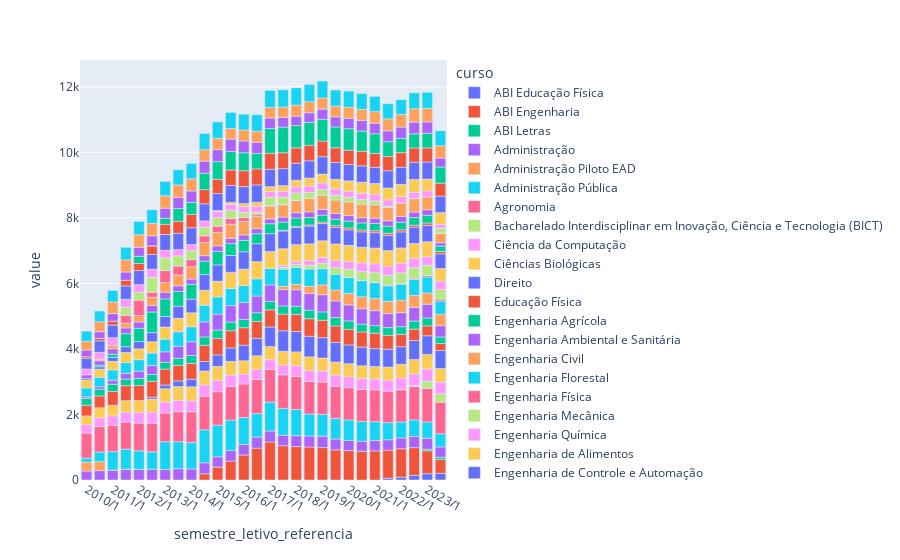

Notebook code cell kept with this figure:
### Code cell
# Para melhor manipulação trasnforma o objeto em SparkPandas
view_3 = ps.DataFrame(data.groupBy('semestre_letivo_referencia', 'curso')
                      .count()
                      .orderBy('semestre_letivo_referencia'))

view_3_pivot = view_3.pivot(index='semestre_letivo_referencia', 
                            columns='curso', 
                            values='count')
view_3_pivot.plot(kind='bar')

### Figure 1 — Plotly figure (JSON) as saved in the notebook; plotly's stock layout.template omitted (floating-point values rounded to 4 significant figures)
{"data": [{"alignmentgroup": "True", "hovertemplate": "curso=ABI Educação Física<br>semestre_letivo_referencia=%{x}<br>value=%{y}<extra></extra>", "legendgroup": "ABI Educação Física", "marker": {"color": "#636efa", "pattern": {"shape": ""}}, "name": "ABI Educação Física", "offsetgroup": "ABI Educação Física", "orientation": "v", "showlegend": true, "textposition": "auto", "type": "bar", "x": ["2010/1", "2010/2", "2011/1", "2011/2", "2012/1", "2012/2", "2013/1", "2013/2", "2014/1", "2014/2", "2015/1", "2015/2", "2016/1", "2016/2", "2017/1", "2017/2", "2018/1", "2018/2", "2019/1", "2019/2", "2020/1", "2020/2", "2021/1", "2021/2", "2022/1", "2022/2", "2023/1", "2023/2"], "xaxis": "x", "y": [null, null, null, null, null, null, null, null, null, null, null, null, null, null, null, null, null, null, null, null, null, null, null, 54, 87, 141, 192, 202], "yaxis": "y"}, {"alignmentgroup": "True", "hovertemplate": "curso=ABI Engenharia<br>semestre_letivo_referencia=%{x}<br>value=%{y}<extra></extra>", "legendgroup": "ABI Engenharia", "marker": {"color": "#EF553B", "pattern": {"shape": ""}}, "name": "ABI Engenharia", "offsetgroup": "ABI Engenharia", "orientation": "v", "showlegend": true, "textposition": "auto", "type": "bar", "x": ["2010/1", "2010/2", "2011/1", "2011/2", "2012/1", "2012/2", "2013/1", "2013/2", "2014/1", "2014/2", "2015/1", "2015/2", "2016/1", "2016/2", "2017/1", "2017/2", "2018/1", "2018/2", "2019/1", "2019/2", "2020/1", "2020/2", "2021/1", "2021/2", "2022/1", "2022/2", "2023/1", "2023/2"], "xaxis": "x", "y": [null, null, null, null, null, null, null, null, null, 187, 393, 576, 763, 972, 1160, 1045, 1019, 1007, 989, 921, 897, 876, 887, 859, 868, 846, 699, 428], "yaxis": "y"}, {"alignmentgroup": "True", "hovertemplate": "curso=ABI Letras<br>semestre_letivo_referencia=%{x}<br>value=%{y}<extra></extra>", "legendgroup": "ABI Letras", "marker": {"color": "#00cc96", "pattern": {"shape": ""}}, "name": "ABI Letras", "offsetgroup": "ABI Letras", "orientation": "v", "showlegend": true, "textposition": "auto", "type": "bar", "x": ["2010/1", "2010/2", "2011/1", "2011/2", "2012/1", "2012/2", "2013/1", "2013/2", "2014/1", "2014/2", "2015/1", "2015/2", "2016/1", "2016/2", "2017/1", "2017/2", "2018/1", "2018/2", "2019/1", "2019/2", "2020/1", "2020/2", "2021/1", "2021/2", "2022/1", "2022/2", "2023/1", "2023/2"], "xaxis": "x", "y": [null, null, null, null, null, null, null, null, null, null, null, null, null, null, null, null, null, null, null, null, null, null, null, null, null, null, 50, 67], "yaxis": "y"}, {"alignmentgroup": "True", "hovertemplate": "curso=Administração<br>semestre_letivo_referencia=%{x}<br>value=%{y}<extra></extra>", "legendgroup": "Administração", "marker": {"color": "#ab63fa", "pattern": {"shape": ""}}, "name": "Administração", "offsetgroup": "Administração", "orientation": "v", "showlegend": true, "textposition": "auto", "type": "bar", "x": ["2010/1", "2010/2", "2011/1", "2011/2", "2012/1", "2012/2", "2013/1", "2013/2", "2014/1", "2014/2", "2015/1", "2015/2", "2016/1", "2016/2", "2017/1", "2017/2", "2018/1", "2018/2", "2019/1", "2019/2", "2020/1", "2020/2", "2021/1", "2021/2", "2022/1", "2022/2", "2023/1", "2023/2"], "xaxis": "x", "y": [273, 287, 301, 320, 325, 330, 321, 344, 339, 338, 314, 323, 320, 338, 334, 320, 334, 337, 348, 328, 310, 309, 319, 315, 328, 341, 331, 313], "yaxis": "y"}, {"alignmentgroup": "True", "hovertemplate": "curso=Administração Piloto EAD<br>semestre_letivo_referencia=%{x}<br>value=%{y}<extra></extra>", "legendgroup": "Administração Piloto EAD", "marker": {"color": "#FFA15A", "pattern": {"shape": ""}}, "name": "Administração Piloto EAD", "offsetgroup": "Administração Piloto EAD", "orientation": "v", "showlegend": true, "textposition": "auto", "type": "bar", "x": ["2010/1", "2010/2", "2011/1", "2011/2", "2012/1", "2012/2", "2013/1", "2013/2", "2014/1", "2014/2", "2015/1", "2015/2", "2016/1", "2016/2", "2017/1", "2017/2", "2018/1", "2018/2", "2019/1", "2019/2", "2020/1", "2020/2", "2021/1", "2021/2", "2022/1", "2022/2", "2023/1", "2023/2"], "xaxis": "x", "y": [271, 273, 4, 9, 2, null, null, null, null, null, null, null, null, null, null, null, null, null, null, null, null, null, null, null, null, null, null, null], "yaxis": "y"}, {"alignmentgroup": "True", "hovertemplate": "curso=Administração Pública<br>semestre_letivo_referencia=%{x}<br>value=%{y}<extra></extra>", "legendgroup": "Administração Pública", "marker": {"color": "#19d3f3", "pattern": {"shape": ""}}, "name": "Administração Pública", "offsetgroup": "Administração Pública", "orientation": "v", "showlegend": true, "textposition": "auto", "type": "bar", "x": ["2010/1", "2010/2", "2011/1", "2011/2", "2012/1", "2012/2", "2013/1", "2013/2", "2014/1", "2014/2", "2015/1", "2015/2", "2016/1", "2016/2", "2017/1", "2017/2", "2018/1", "2018/2", "2019/1", "2019/2", "2020/1", "2020/2", "2021/1", "2021/2", "2022/1", "2022/2", "2023/1", "2023/2"], "xaxis": "x", "y": [125, 294, 561, 611, 564, 530, 846, 824, 804, 1007, 967, 929, 825, 718, 881, 821, 797, 667, 665, 625, 625, 600, 575, 521, 487, 505, 499, 401], "yaxis": "y"}, {"alignmentgroup": "True", "hovertemplate": "curso=Agronomia<br>semestre_letivo_referencia=%{x}<br>value=%{y}<extra></extra>", "legendgroup": "Agronomia", "marker": {"color": "#FF6692", "pattern": {"shape": ""}}, "name": "Agronomia", "offsetgroup": "Agronomia", "orientation": "v", "showlegend": true, "textposition": "auto", "type": "bar", "x": ["2010/1", "2010/2", "2011/1", "2011/2", "2012/1", "2012/2", "2013/1", "2013/2", "2014/1", "2014/2", "2015/1", "2015/2", "2016/1", "2016/2", "2017/1", "2017/2", "2018/1", "2018/2", "2019/1", "2019/2", "2020/1", "2020/2", "2021/1", "2021/2", "2022/1", "2022/2", "2023/1", "2023/2"], "xaxis": "x", "y": [763, 776, 800, 830, 846, 874, 877, 917, 936, 1026, 1021, 1031, 1020, 1040, 999, 1024, 1013, 1000, 986, 989, 988, 975, 966, 962, 983, 1016, 1026, 963], "yaxis": "y"}, {"alignmentgroup": "True", "hovertemplate": "curso=Bacharelado Interdisciplinar em Inovação, Ciência e Tecnologia (BICT)<br>semestre_letivo_referencia=%{x}<br>value=%{y}<extra></extra>", "legendgroup": "Bacharelado Interdisciplinar em Inovação, Ciência e Tecnologia (BICT)", "marker": {"color": "#B6E880", "pattern": {"shape": ""}}, "name": "Bacharelado Interdisciplinar em Inovação, Ciência e Tecnologia (BICT)", "offsetgroup": "Bacharelado Interdisciplinar em Inovação, Ciência e Tecnologia (BICT)", "orientation": "v", "showlegend": true, "textposition": "auto", "type": "bar", "x": ["2010/1", "2010/2", "2011/1", "2011/2", "2012/1", "2012/2", "2013/1", "2013/2", "2014/1", "2014/2", "2015/1", "2015/2", "2016/1", "2016/2", "2017/1", "2017/2", "2018/1", "2018/2", "2019/1", "2019/2", "2020/1", "2020/2", "2021/1", "2021/2", "2022/1", "2022/2", "2023/1", "2023/2"], "xaxis": "x", "y": [null, null, null, null, null, null, null, null, null, null, null, null, null, null, null, null, null, null, null, null, null, null, null, null, 13, 31, 219, 256], "yaxis": "y"}, {"alignmentgroup": "True", "hovertemplate": "curso=Ciência da Computação<br>semestre_letivo_referencia=%{x}<br>value=%{y}<extra></extra>", "legendgroup": "Ciência da Computação", "marker": {"color": "#FF97FF", "pattern": {"shape": ""}}, "name": "Ciência da Computação", "offsetgroup": "Ciência da Computação", "orientation": "v", "showlegend": true, "textposition": "auto", "type": "bar", "x": ["2010/1", "2010/2", "2011/1", "2011/2", "2012/1", "2012/2", "2013/1", "2013/2", "2014/1", "2014/2", "2015/1", "2015/2", "2016/1", "2016/2", "2017/1", "2017/2", "2018/1", "2018/2", "2019/1", "2019/2", "2020/1", "2020/2", "2021/1", "2021/2", "2022/1", "2022/2", "2023/1", "2023/2"], "xaxis": "x", "y": [256, 267, 290, 303, 322, 335, 332, 343, 341, 344, 344, 340, 306, 310, 298, 301, 325, 333, 337, 337, 334, 331, 334, 335, 347, 358, 370, 360], "yaxis": "y"}, {"alignmentgroup": "True", "hovertemplate": "curso=Ciências Biológicas<br>semestre_letivo_referencia=%{x}<br>value=%{y}<extra></extra>", "legendgroup": "Ciências Biológicas", "marker": {"color": "#FECB52", "pattern": {"shape": ""}}, "name": "Ciências Biológicas", "offsetgroup": "Ciências Biológicas", "orientation": "v", "showlegend": true, "textposition": "auto", "type": "bar", "x": ["2010/1", "2010/2", "2011/1", "2011/2", "2012/1", "2012/2", "2013/1", "2013/2", "2014/1", "2014/2", "2015/1", "2015/2", "2016/1", "2016/2", "2017/1", "2017/2", "2018/1", "2018/2", "2019/1", "2019/2", "2020/1", "2020/2", "2021/1", "2021/2", "2022/1", "2022/2", "2023/1", "2023/2"], "xaxis": "x", "y": [268, 306, 325, 347, 368, 401, 408, 422, 423, 425, 425, 420, 404, 412, 399, 416, 422, 414, 398, 397, 395, 394, 383, 400, 418, 440, 446, 417], "yaxis": "y"}, {"alignmentgroup": "True", "hovertemplate": "curso=Direito<br>semestre_letivo_referencia=%{x}<br>value=%{y}<extra></extra>", "legendgroup": "Direito", "marker": {"color": "#636efa", "pattern": {"shape": ""}}, "name": "Direito", "offsetgroup": "Direito", "orientation": "v", "showlegend": true, "textposition": "auto", "type": "bar", "x": ["2010/1", "2010/2", "2011/1", "2011/2", "2012/1", "2012/2", "2013/1", "2013/2", "2014/1", "2014/2", "2015/1", "2015/2", "2016/1", "2016/2", "2017/1", "2017/2", "2018/1", "2018/2", "2019/1", "2019/2", "2020/1", "2020/2", "2021/1", "2021/2", "2022/1", "2022/2", "2023/1", "2023/2"], "xaxis": "x", "y": [null, null, null, null, null, 61, 114, 174, 234, 288, 354, 414, 477, 535, 597, 627, 622, 627, 620, 603, 573, 570, 545, 547, 537, 578, 570, 546], "yaxis": "y"}, {"alignmentgroup": "True", "hovertemplate": "curso=Educação Física<br>semestre_letivo_referencia=%{x}<br>value=%{y}<extra></extra>", "legendgroup": "Educação Física", "marker": {"color": "#EF553B", "pattern": {"shape": ""}}, "name": "Educação Física", "offsetgroup": "Educação Física", "orientation": "v", "showlegend": true, "textposition": "auto", "type": "bar", "x": ["2010/1", "2010/2", "2011/1", "2011/2", "2012/1", "2012/2", "2013/1", "2013/2", "2014/1", "2014/2", "2015/1", "2015/2", "2016/1", "2016/2", "2017/1", "2017/2", "2018/1", "2018/2", "2019/1", "2019/2", "2020/1", "2020/2", "2021/1", "2021/2", "2022/1", "2022/2", "2023/1", "2023/2"], "xaxis": "x", "y": [325, 362, 423, 458, 461, 479, 485, 476, 482, 496, 503, 523, 532, 517, 524, 507, 516, 537, 530, 501, 477, 462, 471, 423, 376, 348, 301, 211], "yaxis": "y"}, {"alignmentgroup": "True", "hovertemplate": "curso=Engenharia Agrícola<br>semestre_letivo_referencia=%{x}<br>value=%{y}<extra></extra>", "legendgroup": "Engenharia Agrícola", "marker": {"color": "#00cc96", "pattern": {"shape": ""}}, "name": "Engenharia Agrícola", "offsetgroup": "Engenharia Agrícola", "orientation": "v", "showlegend": true, "textposition": "auto", "type": "bar", "x": ["2010/1", "2010/2", "2011/1", "2011/2", "2012/1", "2012/2", "2013/1", "2013/2", "2014/1", "2014/2", "2015/1", "2015/2", "2016/1", "2016/2", "2017/1", "2017/2", "2018/1", "2018/2", "2019/1", "2019/2", "2020/1", "2020/2", "2021/1", "2021/2", "2022/1", "2022/2", "2023/1", "2023/2"], "xaxis": "x", "y": [208, 207, 219, 203, 209, 212, 209, 215, 240, 255, 255, 264, 255, 262, 258, 251, 255, 262, 257, 258, 256, 237, 233, 234, 235, 247, 240, 201], "yaxis": "y"}, {"alignmentgroup": "True", "hovertemplate": "curso=Engenharia Ambiental e Sanitária<br>semestre_letivo_referencia=%{x}<br>value=%{y}<extra></extra>", "legendgroup": "Engenharia Ambiental e Sanitária", "marker": {"color": "#ab63fa", "pattern": {"shape": ""}}, "name": "Engenharia Ambiental e Sanitária", "offsetgroup": "Engenharia Ambiental e Sanitária", "orientation": "v", "showlegend": true, "textposition": "auto", "type": "bar", "x": ["2010/1", "2010/2", "2011/1", "2011/2", "2012/1", "2012/2", "2013/1", "2013/2", "2014/1", "2014/2", "2015/1", "2015/2", "2016/1", "2016/2", "2017/1", "2017/2", "2018/1", "2018/2", "2019/1", "2019/2", "2020/1", "2020/2", "2021/1", "2021/2", "2022/1", "2022/2", "2023/1", "2023/2"], "xaxis": "x", "y": [49, 72, 123, 171, 226, 271, 320, 367, 420, 459, 485, 500, 514, 511, 502, 497, 499, 509, 525, 503, 487, 472, 454, 429, 428, 418, 420, 344], "yaxis": "y"}, {"alignmentgroup": "True", "hovertemplate": "curso=Engenharia Civil<br>semestre_letivo_referencia=%{x}<br>value=%{y}<extra></extra>", "legendgroup": "Engenharia Civil", "marker": {"color": "#FFA15A", "pattern": {"shape": ""}}, "name": "Engenharia Civil", "offsetgroup": "Engenharia Civil", "orientation": "v", "showlegend": true, "textposition": "auto", "type": "bar", "x": ["2010/1", "2010/2", "2011/1", "2011/2", "2012/1", "2012/2", "2013/1", "2013/2", "2014/1", "2014/2", "2015/1", "2015/2", "2016/1", "2016/2", "2017/1", "2017/2", "2018/1", "2018/2", "2019/1", "2019/2", "2020/1", "2020/2", "2021/1", "2021/2", "2022/1", "2022/2", "2023/1", "2023/2"], "xaxis": "x", "y": [null, null, null, null, null, null, null, null, null, null, null, null, null, null, null, 102, 165, 220, 298, 336, 352, 366, 369, 373, 378, 363, 344, 341], "yaxis": "y"}, {"alignmentgroup": "True", "hovertemplate": "curso=Engenharia Florestal<br>semestre_letivo_referencia=%{x}<br>value=%{y}<extra></extra>", "legendgroup": "Engenharia Florestal", "marker": {"color": "#19d3f3", "pattern": {"shape": ""}}, "name": "Engenharia Florestal", "offsetgroup": "Engenharia Florestal", "orientation": "v", "showlegend": true, "textposition": "auto", "type": "bar", "x": ["2010/1", "2010/2", "2011/1", "2011/2", "2012/1", "2012/2", "2013/1", "2013/2", "2014/1", "2014/2", "2015/1", "2015/2", "2016/1", "2016/2", "2017/1", "2017/2", "2018/1", "2018/2", "2019/1", "2019/2", "2020/1", "2020/2", "2021/1", "2021/2", "2022/1", "2022/2", "2023/1", "2023/2"], "xaxis": "x", "y": [272, 291, 311, 332, 349, 380, 385, 440, 459, 510, 526, 524, 518, 524, 504, 525, 521, 525, 497, 482, 486, 492, 488, 472, 489, 493, 489, 410], "yaxis": "y"}, {"alignmentgroup": "True", "hovertemplate": "curso=Engenharia Física<br>semestre_letivo_referencia=%{x}<br>value=%{y}<extra></extra>", "legendgroup": "Engenharia Física", "marker": {"color": "#FF6692", "pattern": {"shape": ""}}, "name": "Engenharia Física", "offsetgroup": "Engenharia Física", "orientation": "v", "showlegend": true, "textposition": "auto", "type": "bar", "x": ["2010/1", "2010/2", "2011/1", "2011/2", "2012/1", "2012/2", "2013/1", "2013/2", "2014/1", "2014/2", "2015/1", "2015/2", "2016/1", "2016/2", "2017/1", "2017/2", "2018/1", "2018/2", "2019/1", "2019/2", "2020/1", "2020/2", "2021/1", "2021/2", "2022/1", "2022/2", "2023/1", "2023/2"], "xaxis": "x", "y": [null, null, null, null, null, null, null, null, null, null, null, null, null, null, null, null, null, null, null, null, 3, 2, 12, 20, 22, 32, 46, 57], "yaxis": "y"}, {"alignmentgroup": "True", "hovertemplate": "curso=Engenharia Mecânica<br>semestre_letivo_referencia=%{x}<br>value=%{y}<extra></extra>", "legendgroup": "Engenharia Mecânica", "marker": {"color": "#B6E880", "pattern": {"shape": ""}}, "name": "Engenharia Mecânica", "offsetgroup": "Engenharia Mecânica", "orientation": "v", "showlegend": true, "textposition": "auto", "type": "bar", "x": ["2010/1", "2010/2", "2011/1", "2011/2", "2012/1", "2012/2", "2013/1", "2013/2", "2014/1", "2014/2", "2015/1", "2015/2", "2016/1", "2016/2", "2017/1", "2017/2", "2018/1", "2018/2", "2019/1", "2019/2", "2020/1", "2020/2", "2021/1", "2021/2", "2022/1", "2022/2", "2023/1", "2023/2"], "xaxis": "x", "y": [null, null, null, null, null, null, null, null, null, null, null, null, null, null, null, 48, 88, 113, 160, 205, 253, 276, 297, 302, 331, 323, 310, 297], "yaxis": "y"}, {"alignmentgroup": "True", "hovertemplate": "curso=Engenharia Química<br>semestre_letivo_referencia=%{x}<br>value=%{y}<extra></extra>", "legendgroup": "Engenharia Química", "marker": {"color": "#FF97FF", "pattern": {"shape": ""}}, "name": "Engenharia Química", "offsetgroup": "Engenharia Química", "orientation": "v", "showlegend": true, "textposition": "auto", "type": "bar", "x": ["2010/1", "2010/2", "2011/1", "2011/2", "2012/1", "2012/2", "2013/1", "2013/2", "2014/1", "2014/2", "2015/1", "2015/2", "2016/1", "2016/2", "2017/1", "2017/2", "2018/1", "2018/2", "2019/1", "2019/2", "2020/1", "2020/2", "2021/1", "2021/2", "2022/1", "2022/2", "2023/1", "2023/2"], "xaxis": "x", "y": [null, null, null, null, null, null, null, null, null, null, null, null, null, null, null, 61, 98, 146, 182, 214, 237, 266, 263, 273, 285, 277, 260, 253], "yaxis": "y"}, {"alignmentgroup": "True", "hovertemplate": "curso=Engenharia de Alimentos<br>semestre_letivo_referencia=%{x}<br>value=%{y}<extra></extra>", "legendgroup": "Engenharia de Alimentos", "marker": {"color": "#FECB52", "pattern": {"shape": ""}}, "name": "Engenharia de Alimentos", "offsetgroup": "Engenharia de Alimentos", "orientation": "v", "showlegend": true, "textposition": "auto", "type": "bar", "x": ["2010/1", "2010/2", "2011/1", "2011/2", "2012/1", "2012/2", "2013/1", "2013/2", "2014/1", "2014/2", "2015/1", "2015/2", "2016/1", "2016/2", "2017/1", "2017/2", "2018/1", "2018/2", "2019/1", "2019/2", "2020/1", "2020/2", "2021/1", "2021/2", "2022/1", "2022/2", "2023/1", "2023/2"], "xaxis": "x", "y": [243, 248, 264, 309, 330, 348, 370, 413, 424, 456, 479, 494, 500, 523, 516, 512, 507, 510, 509, 504, 486, 473, 482, 479, 470, 462, 459, 387], "yaxis": "y"}, {"alignmentgroup": "True", "hovertemplate": "curso=Engenharia de Controle e Automação<br>semestre_letivo_referencia=%{x}<br>value=%{y}<extra></extra>", "legendgroup": "Engenharia de Controle e Automação", "marker": {"color": "#636efa", "pattern": {"shape": ""}}, "name": "Engenharia de Controle e Automação", "offsetgroup": "Engenharia de Controle e Automação", "orientation": "v", "showlegend": true, "textposition": "auto", "type": "bar", "x": ["2010/1", "2010/2", "2011/1", "2011/2", "2012/1", "2012/2", "2013/1", "2013/2", "2014/1", "2014/2", "2015/1", "2015/2", "2016/1", "2016/2", "2017/1", "2017/2", "2018/1", "2018/2", "2019/1", "2019/2", "2020/1", "2020/2", "2021/1", "2021/2", "2022/1", "2022/2", "2023/1", "2023/2"], "xaxis": "x", "y": [44, 72, 123, 175, 223, 276, 323, 370, 418, 478, 499, 513, 531, 548, 544, 541, 528, 544, 525, 504, 476, 472, 470, 470, 490, 499, 501, 448], "yaxis": "y"}, {"alignmentgroup": "True", "hovertemplate": "curso=Engenharia de Materiais<br>semestre_letivo_referencia=%{x}<br>value=%{y}<extra></extra>", "legendgroup": "Engenharia de Materiais", "marker": {"color": "#EF553B", "pattern": {"shape": ""}}, "name": "Engenharia de Materiais", "offsetgroup": "Engenharia de Materiais", "orientation": "v", "showlegend": true, "textposition": "auto", "type": "bar", "x": ["2010/1", "2010/2", "2011/1", "2011/2", "2012/1", "2012/2", "2013/1", "2013/2", "2014/1", "2014/2", "2015/1", "2015/2", "2016/1", "2016/2", "2017/1", "2017/2", "2018/1", "2018/2", "2019/1", "2019/2", "2020/1", "2020/2", "2021/1", "2021/2", "2022/1", "2022/2", "2023/1", "2023/2"], "xaxis": "x", "y": [null, null, null, null, null, null, null, null, null, null, null, null, null, null, null, 23, 24, 31, 43, 55, 59, 58, 59, 62, 65, 58, 71, 69], "yaxis": "y"}, {"alignmentgroup": "True", "hovertemplate": "curso=Filosofia<br>semestre_letivo_referencia=%{x}<br>value=%{y}<extra></extra>", "legendgroup": "Filosofia", "marker": {"color": "#00cc96", "pattern": {"shape": ""}}, "name": "Filosofia", "offsetgroup": "Filosofia", "orientation": "v", "showlegend": true, "textposition": "auto", "type": "bar", "x": ["2010/1", "2010/2", "2011/1", "2011/2", "2012/1", "2012/2", "2013/1", "2013/2", "2014/1", "2014/2", "2015/1", "2015/2", "2016/1", "2016/2", "2017/1", "2017/2", "2018/1", "2018/2", "2019/1", "2019/2", "2020/1", "2020/2", "2021/1", "2021/2", "2022/1", "2022/2", "2023/1", "2023/2"], "xaxis": "x", "y": [null, 50, 98, 398, 405, 629, 536, 449, 448, 411, 412, 363, 349, 306, 304, 251, 263, 229, 212, 197, 207, 215, 222, 217, 230, 234, 237, 169], "yaxis": "y"}, {"alignmentgroup": "True", "hovertemplate": "curso=Física<br>semestre_letivo_referencia=%{x}<br>value=%{y}<extra></extra>", "legendgroup": "Física", "marker": {"color": "#ab63fa", "pattern": {"shape": ""}}, "name": "Física", "offsetgroup": "Física", "orientation": "v", "showlegend": true, "textposition": "auto", "type": "bar", "x": ["2010/1", "2010/2", "2011/1", "2011/2", "2012/1", "2012/2", "2013/1", "2013/2", "2014/1", "2014/2", "2015/1", "2015/2", "2016/1", "2016/2", "2017/1", "2017/2", "2018/1", "2018/2", "2019/1", "2019/2", "2020/1", "2020/2", "2021/1", "2021/2", "2022/1", "2022/2", "2023/1", "2023/2"], "xaxis": "x", "y": [111, 133, 162, 176, 192, 204, 205, 170, 164, 166, 167, 164, 163, 154, 146, 151, 159, 171, 178, 173, 168, 156, 161, 163, 178, 168, 169, 99], "yaxis": "y"}, {"alignmentgroup": "True", "hovertemplate": "curso=Letras<br>semestre_letivo_referencia=%{x}<br>value=%{y}<extra></extra>", "legendgroup": "Letras", "marker": {"color": "#FFA15A", "pattern": {"shape": ""}}, "name": "Letras", "offsetgroup": "Letras", "orientation": "v", "showlegend": true, "textposition": "auto", "type": "bar", "x": ["2010/1", "2010/2", "2011/1", "2011/2", "2012/1", "2012/2", "2013/1", "2013/2", "2014/1", "2014/2", "2015/1", "2015/2", "2016/1", "2016/2", "2017/1", "2017/2", "2018/1", "2018/2", "2019/1", "2019/2", "2020/1", "2020/2", "2021/1", "2021/2", "2022/1", "2022/2", "2023/1", "2023/2"], "xaxis": "x", "y": [null, 51, 98, 143, 198, 241, 293, 334, 376, 400, 411, 427, 414, 381, 384, 374, 379, 411, 432, 413, 416, 419, 410, 406, 412, 412, 388, 287], "yaxis": "y"}, {"alignmentgroup": "True", "hovertemplate": "curso=Letras Português, Inglês e suas Literaturas<br>semestre_letivo_referencia=%{x}<br>value=%{y}<extra></extra>", "legendgroup": "Letras Português, Inglês e suas Literaturas", "marker": {"color": "#19d3f3", "pattern": {"shape": ""}}, "name": "Letras Português, Inglês e suas Literaturas", "offsetgroup": "Letras Português, Inglês e suas Literaturas", "orientation": "v", "showlegend": true, "textposition": "auto", "type": "bar", "x": ["2010/1", "2010/2", "2011/1", "2011/2", "2012/1", "2012/2", "2013/1", "2013/2", "2014/1", "2014/2", "2015/1", "2015/2", "2016/1", "2016/2", "2017/1", "2017/2", "2018/1", "2018/2", "2019/1", "2019/2", "2020/1", "2020/2", "2021/1", "2021/2", "2022/1", "2022/2", "2023/1", "2023/2"], "xaxis": "x", "y": [null, null, null, null, null, null, null, null, null, null, null, null, null, null, null, null, null, null, null, null, null, null, null, null, null, null, null, 4], "yaxis": "y"}, {"alignmentgroup": "True", "hovertemplate": "curso=Letras/Inglês<br>semestre_letivo_referencia=%{x}<br>value=%{y}<extra></extra>", "legendgroup": "Letras/Inglês", "marker": {"color": "#FF6692", "pattern": {"shape": ""}}, "name": "Letras/Inglês", "offsetgroup": "Letras/Inglês", "orientation": "v", "showlegend": true, "textposition": "auto", "type": "bar", "x": ["2010/1", "2010/2", "2011/1", "2011/2", "2012/1", "2012/2", "2013/1", "2013/2", "2014/1", "2014/2", "2015/1", "2015/2", "2016/1", "2016/2", "2017/1", "2017/2", "2018/1", "2018/2", "2019/1", "2019/2", "2020/1", "2020/2", "2021/1", "2021/2", "2022/1", "2022/2", "2023/1", "2023/2"], "xaxis": "x", "y": [null, null, null, 239, 466, 158, 367, 270, 217, 206, 189, 174, 120, 59, 29, 12, 3, 2, null, null, null, null, null, null, null, null, null, null], "yaxis": "y"}, {"alignmentgroup": "True", "hovertemplate": "curso=Letras/Português<br>semestre_letivo_referencia=%{x}<br>value=%{y}<extra></extra>", "legendgroup": "Letras/Português", "marker": {"color": "#B6E880", "pattern": {"shape": ""}}, "name": "Letras/Português", "offsetgroup": "Letras/Português", "orientation": "v", "showlegend": true, "textposition": "auto", "type": "bar", "x": ["2010/1", "2010/2", "2011/1", "2011/2", "2012/1", "2012/2", "2013/1", "2013/2", "2014/1", "2014/2", "2015/1", "2015/2", "2016/1", "2016/2", "2017/1", "2017/2", "2018/1", "2018/2", "2019/1", "2019/2", "2020/1", "2020/2", "2021/1", "2021/2", "2022/1", "2022/2", "2023/1", "2023/2"], "xaxis": "x", "y": [null, null, null, 253, 238, 456, 389, 310, 277, 266, 259, 250, 152, 66, 244, 225, 217, 180, 173, 143, 143, 137, 114, 44, 8, 1, null, 153], "yaxis": "y"}, {"alignmentgroup": "True", "hovertemplate": "curso=Matemática<br>semestre_letivo_referencia=%{x}<br>value=%{y}<extra></extra>", "legendgroup": "Matemática", "marker": {"color": "#FF97FF", "pattern": {"shape": ""}}, "name": "Matemática", "offsetgroup": "Matemática", "orientation": "v", "showlegend": true, "textposition": "auto", "type": "bar", "x": ["2010/1", "2010/2", "2011/1", "2011/2", "2012/1", "2012/2", "2013/1", "2013/2", "2014/1", "2014/2", "2015/1", "2015/2", "2016/1", "2016/2", "2017/1", "2017/2", "2018/1", "2018/2", "2019/1", "2019/2", "2020/1", "2020/2", "2021/1", "2021/2", "2022/1", "2022/2", "2023/1", "2023/2"], "xaxis": "x", "y": [179, 207, 241, 240, 239, 249, 234, 194, 186, 189, 189, 180, 182, 181, 179, 179, 188, 199, 202, 195, 186, 194, 199, 186, 186, 190, 186, 120], "yaxis": "y"}, {"alignmentgroup": "True", "hovertemplate": "curso=Medicina<br>semestre_letivo_referencia=%{x}<br>value=%{y}<extra></extra>", "legendgroup": "Medicina", "marker": {"color": "#FECB52", "pattern": {"shape": ""}}, "name": "Medicina", "offsetgroup": "Medicina", "orientation": "v", "showlegend": true, "textposition": "auto", "type": "bar", "x": ["2010/1", "2010/2", "2011/1", "2011/2", "2012/1", "2012/2", "2013/1", "2013/2", "2014/1", "2014/2", "2015/1", "2015/2", "2016/1", "2016/2", "2017/1", "2017/2", "2018/1", "2018/2", "2019/1", "2019/2", "2020/1", "2020/2", "2021/1", "2021/2", "2022/1", "2022/2", "2023/1", "2023/2"], "xaxis": "x", "y": [null, null, null, null, null, null, null, null, null, null, 30, 58, 89, 118, 148, 171, 206, 240, 268, 292, 313, 337, 335, 364, 371, 391, 360, 356], "yaxis": "y"}, {"alignmentgroup": "True", "hovertemplate": "curso=Medicina Veterinária<br>semestre_letivo_referencia=%{x}<br>value=%{y}<extra></extra>", "legendgroup": "Medicina Veterinária", "marker": {"color": "#636efa", "pattern": {"shape": ""}}, "name": "Medicina Veterinária", "offsetgroup": "Medicina Veterinária", "orientation": "v", "showlegend": true, "textposition": "auto", "type": "bar", "x": ["2010/1", "2010/2", "2011/1", "2011/2", "2012/1", "2012/2", "2013/1", "2013/2", "2014/1", "2014/2", "2015/1", "2015/2", "2016/1", "2016/2", "2017/1", "2017/2", "2018/1", "2018/2", "2019/1", "2019/2", "2020/1", "2020/2", "2021/1", "2021/2", "2022/1", "2022/2", "2023/1", "2023/2"], "xaxis": "x", "y": [327, 351, 385, 406, 429, 449, 479, 499, 512, 522, 519, 523, 519, 530, 532, 519, 518, 526, 532, 514, 502, 498, 494, 528, 522, 527, 523, 504], "yaxis": "y"}, {"alignmentgroup": "True", "hovertemplate": "curso=Nutrição<br>semestre_letivo_referencia=%{x}<br>value=%{y}<extra></extra>", "legendgroup": "Nutrição", "marker": {"color": "#EF553B", "pattern": {"shape": ""}}, "name": "Nutrição", "offsetgroup": "Nutrição", "orientation": "v", "showlegend": true, "textposition": "auto", "type": "bar", "x": ["2010/1", "2010/2", "2011/1", "2011/2", "2012/1", "2012/2", "2013/1", "2013/2", "2014/1", "2014/2", "2015/1", "2015/2", "2016/1", "2016/2", "2017/1", "2017/2", "2018/1", "2018/2", "2019/1", "2019/2", "2020/1", "2020/2", "2021/1", "2021/2", "2022/1", "2022/2", "2023/1", "2023/2"], "xaxis": "x", "y": [49, 76, 120, 171, 215, 261, 310, 365, 405, 431, 435, 472, 485, 488, 489, 483, 471, 476, 477, 451, 436, 447, 425, 432, 445, 434, 429, 394], "yaxis": "y"}, {"alignmentgroup": "True", "hovertemplate": "curso=Pedagogia<br>semestre_letivo_referencia=%{x}<br>value=%{y}<extra></extra>", "legendgroup": "Pedagogia", "marker": {"color": "#00cc96", "pattern": {"shape": ""}}, "name": "Pedagogia", "offsetgroup": "Pedagogia", "orientation": "v", "showlegend": true, "textposition": "auto", "type": "bar", "x": ["2010/1", "2010/2", "2011/1", "2011/2", "2012/1", "2012/2", "2013/1", "2013/2", "2014/1", "2014/2", "2015/1", "2015/2", "2016/1", "2016/2", "2017/1", "2017/2", "2018/1", "2018/2", "2019/1", "2019/2", "2020/1", "2020/2", "2021/1", "2021/2", "2022/1", "2022/2", "2023/1", "2023/2"], "xaxis": "x", "y": [null, null, null, null, 221, 5, 184, 388, 365, 501, 539, 562, 549, 474, 755, 782, 680, 697, 662, 633, 655, 615, 599, 454, 437, 431, 443, 495], "yaxis": "y"}, {"alignmentgroup": "True", "hovertemplate": "curso=Química<br>semestre_letivo_referencia=%{x}<br>value=%{y}<extra></extra>", "legendgroup": "Química", "marker": {"color": "#ab63fa", "pattern": {"shape": ""}}, "name": "Química", "offsetgroup": "Química", "orientation": "v", "showlegend": true, "textposition": "auto", "type": "bar", "x": ["2010/1", "2010/2", "2011/1", "2011/2", "2012/1", "2012/2", "2013/1", "2013/2", "2014/1", "2014/2", "2015/1", "2015/2", "2016/1", "2016/2", "2017/1", "2017/2", "2018/1", "2018/2", "2019/1", "2019/2", "2020/1", "2020/2", "2021/1", "2021/2", "2022/1", "2022/2", "2023/1", "2023/2"], "xaxis": "x", "y": [204, 202, 229, 253, 275, 303, 308, 340, 351, 369, 367, 379, 357, 340, 320, 297, 286, 296, 314, 309, 320, 326, 320, 331, 344, 357, 350, 274], "yaxis": "y"}, {"alignmentgroup": "True", "hovertemplate": "curso=Sistemas de Informação<br>semestre_letivo_referencia=%{x}<br>value=%{y}<extra></extra>", "legendgroup": "Sistemas de Informação", "marker": {"color": "#FFA15A", "pattern": {"shape": ""}}, "name": "Sistemas de Informação", "offsetgroup": "Sistemas de Informação", "orientation": "v", "showlegend": true, "textposition": "auto", "type": "bar", "x": ["2010/1", "2010/2", "2011/1", "2011/2", "2012/1", "2012/2", "2013/1", "2013/2", "2014/1", "2014/2", "2015/1", "2015/2", "2016/1", "2016/2", "2017/1", "2017/2", "2018/1", "2018/2", "2019/1", "2019/2", "2020/1", "2020/2", "2021/1", "2021/2", "2022/1", "2022/2", "2023/1", "2023/2"], "xaxis": "x", "y": [266, 305, 354, 372, 378, 378, 378, 380, 369, 350, 343, 324, 337, 336, 322, 315, 337, 334, 338, 328, 331, 334, 354, 366, 384, 407, 413, 374], "yaxis": "y"}, {"alignmentgroup": "True", "hovertemplate": "curso=Zootecnia<br>semestre_letivo_referencia=%{x}<br>value=%{y}<extra></extra>", "legendgroup": "Zootecnia", "marker": {"color": "#19d3f3", "pattern": {"shape": ""}}, "name": "Zootecnia", "offsetgroup": "Zootecnia", "orientation": "v", "showlegend": true, "textposition": "auto", "type": "bar", "x": ["2010/1", "2010/2", "2011/1", "2011/2", "2012/1", "2012/2", "2013/1", "2013/2", "2014/1", "2014/2", "2015/1", "2015/2", "2016/1", "2016/2", "2017/1", "2017/2", "2018/1", "2018/2", "2019/1", "2019/2", "2020/1", "2020/2", "2021/1", "2021/2", "2022/1", "2022/2", "2023/1", "2023/2"], "xaxis": "x", "y": [309, 326, 354, 383, 410, 415, 441, 463, 474, 493, 503, 492, 483, 502, 523, 527, 526, 528, 519, 491, 496, 483, 467, 463, 453, 487, 489, 456], "yaxis": "y"}], "layout": {"barmode": "relative", "legend": {"title": {"text": "curso"}, "tracegroupgap": 0}, "margin": {"t": 60}, "xaxis": {"anchor": "y", "domain": [0, 1], "title": {"text": "semestre_letivo_referencia"}}, "yaxis": {"anchor": "x", "domain": [0, 1], "title": {"text": "value"}}}}
